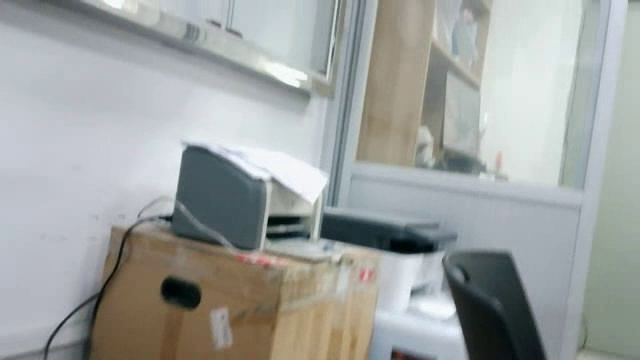
#> input picture frame 35 of online/basic/original_output.mp4, 640 x 360 px
$ python PSNR.py
#> lines starting #> are read from the running program, lines starting #| are printed output that depends on the picture; pictures that were not available may be replaced by others from this repository, and a replacement may not be noted
import cv2
import numpy as np
import matplotlib.pyplot as plt
from matplotlib import rcParams
import math

# 设置中文字体支持
rcParams['font.sans-serif'] = ['SimHei', 'Arial Unicode MS', 'DejaVu Sans']
rcParams['axes.unicode_minus'] = False


class VideoStabilizationPSNR:
    """视频稳像前后PSNR测量与可视化工具"""

    def __init__(self):
        pass

    def calculate_psnr(self, img1, img2, max_pixel_value=255.0):
        """
        计算两帧之间的PSNR

        参数:
            img1: 参考帧
            img2: 对比帧
            max_pixel_value: 像素最大值

        返回:
            psnr: 峰值信噪比（dB）
        """
        # 确保图像尺寸一致
        if img1.shape != img2.shape:
            img2 = cv2.resize(img2, (img1.shape[1], img1.shape[0]))

        # 转换为float类型
        img1 = img1.astype(np.float64)
        img2 = img2.astype(np.float64)

        # 计算均方误差（MSE）
        mse = np.mean((img1 - img2) ** 2)

        # 如果MSE为0，说明两图像完全相同
        if mse < 1e-10:
            return 100.0  # 返回一个很高的值

        # 计算PSNR
        psnr = 20 * math.log10(max_pixel_value / math.sqrt(mse))

        return psnr

    def calculate_video_psnr(self, original_video_path, stabilized_video_path):
        """
        计算稳像前后视频的PSNR（相邻帧对比，评估时域稳定性）

        参数:
            original_video_path: 稳像前视频路径
            stabilized_video_path: 稳像后视频路径

        返回:
            frame_numbers: 帧序号列表
            psnr_before: 稳像前相邻帧PSNR列表
            psnr_after: 稳像后相邻帧PSNR列表
        """
#> called with original_video_path = 'original_output.mp4', stabilized_video_path = 'stabilized_output.mp4'
        cap_original = cv2.VideoCapture(original_video_path)
        cap_stabilized = cv2.VideoCapture(stabilized_video_path)

        if not cap_original.isOpened() or not cap_stabilized.isOpened():
            raise ValueError("无法打开视频文件，请检查路径是否正确！")

        psnr_before_list = []
        psnr_after_list = []
        frame_numbers = []

        # 读取第一帧
        ret_orig, prev_frame_orig = cap_original.read()
#> prev_frame_orig is the input picture: shape (360, 640, 3); mean B, G, R 160.7, 162.7, 158.6
        ret_stab, prev_frame_stab = cap_stabilized.read()

        if not ret_orig or not ret_stab:
            raise ValueError("无法读取视频第一帧！")

        frame_count = 1

        print("开始处理视频...")
        print(f"视频分辨率: {prev_frame_orig.shape[1]}x{prev_frame_orig.shape[0]}")
#| 视频分辨率: 640x360

        while True:
            ret_orig, curr_frame_orig = cap_original.read()
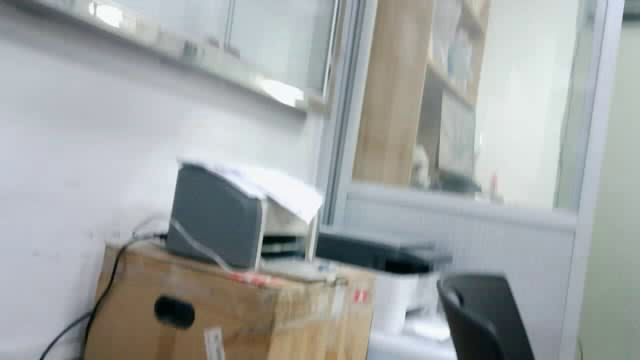
#> input picture frame 36 of online/basic/original_output.mp4, 640 x 360 px
#> curr_frame_orig is the input picture: shape (360, 640, 3); mean B, G, R 164.9, 165.5, 161.1
            ret_stab, curr_frame_stab = cap_stabilized.read()

            if not ret_orig or not ret_stab:
                break

            # 计算稳像前相邻帧的PSNR
            psnr_before = self.calculate_psnr(prev_frame_orig, curr_frame_orig)
#> in calculate_psnr, `mse = np.mean((img1 - img2) ** 2)`: mse = 1406.4
#> in calculate_psnr, `psnr = 20 * math.log10(max_pixel_value / math.sqrt(mse))`: psnr = 16.65
#> psnr_before = 16.65
            psnr_before_list.append(psnr_before)

            # 计算稳像后相邻帧的PSNR
            psnr_after = self.calculate_psnr(prev_frame_stab, curr_frame_stab)
#> psnr_after = 16.65
            psnr_after_list.append(psnr_after)

            frame_numbers.append(frame_count)
            frame_count += 1

            # 更新前一帧
            prev_frame_orig = curr_frame_orig
            prev_frame_stab = curr_frame_stab

            if frame_count % 30 == 0:
                print(f"已处理 {frame_count} 帧 | 稳像前PSNR: {psnr_before:.2f} dB | 稳像后PSNR: {psnr_after:.2f} dB")

        cap_original.release()
        cap_stabilized.release()

        print(f"\n处理完成！共处理 {frame_count} 帧")

        return frame_numbers, psnr_before_list, psnr_after_list

    # [112 lines left out: functions plot_psnr_comparison, generate_report, not called in this run]

    def analyze(self, original_video_path, stabilized_video_path,
                title="视频稳像PSNR对比",
                output_image="psnr_comparison.png",
                output_report="psnr_report.txt"):
        """
        一键完成所有分析（计算+绘图+报告）

        参数:
            original_video_path: 稳像前视频路径
            stabilized_video_path: 稳像后视频路径
            title: 图表标题
            output_image: 输出图片路径
            output_report: 输出报告路径
        """
        # 计算PSNR
        frame_numbers, psnr_before, psnr_after = self.calculate_video_psnr(
            original_video_path,
            stabilized_video_path
        )

        # 绘制对比图
        self.plot_psnr_comparison(
            frame_numbers,
            psnr_before,
            psnr_after,
            title=title,
            output_path=output_image
        )

        # 生成报告
        self.generate_report(
            frame_numbers,
            psnr_before,
            psnr_after,
            output_path=output_report
        )


# ==================== 使用示例 ====================

def main():
    """主函数"""

    # 创建分析器
    analyzer = VideoStabilizationPSNR()

    # 方式1: 一键分析（推荐）
    analyzer.analyze(
        original_video_path="original_output.mp4",
        stabilized_video_path="stabilized_output.mp4",
        title="稳像PSNR对比",
        output_image="psnr_result.png",
        output_report="psnr_report.txt"
    )

    # 方式2: 分步操作（更灵活）
    # frame_numbers, psnr_before, psnr_after = analyzer.calculate_video_psnr(
    #     "original_video.mp4",
    #     "stabilized_video.mp4"
    # )
    #
    # analyzer.plot_psnr_comparison(
    #     frame_numbers, psnr_before, psnr_after,
    #     output_path="my_result.png"
    # )
    #
    # analyzer.generate_report(
    #     frame_numbers, psnr_before, psnr_after,
    #     output_path="my_report.txt"
    # )


if __name__ == "__main__":
    main()

$ run again, starting later in the video
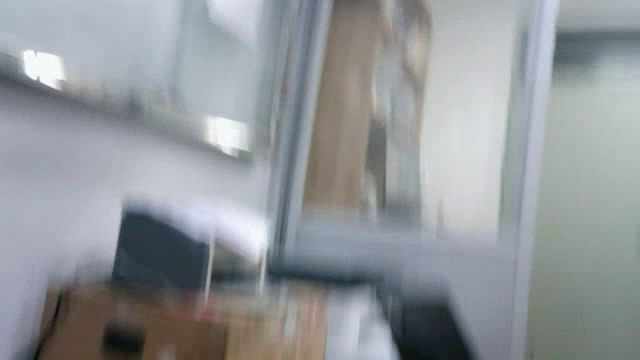
#> input picture frame 160 of online/basic/original_output.mp4, 640 x 360 px
#> in calculate_video_psnr, prev_frame_orig is the input picture: shape (360, 640, 3); mean B, G, R 154, 150.6, 146.3
#| 视频分辨率: 640x360
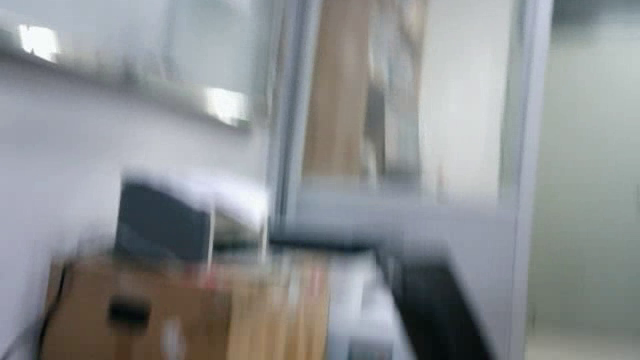
#> input picture frame 161 of online/basic/original_output.mp4, 640 x 360 px
#> in calculate_video_psnr, curr_frame_orig is the input picture: shape (360, 640, 3); mean B, G, R 145.6, 143.7, 140.3
#> mse = 1359.2
#> psnr = 16.8

$ run again, starting later in the video
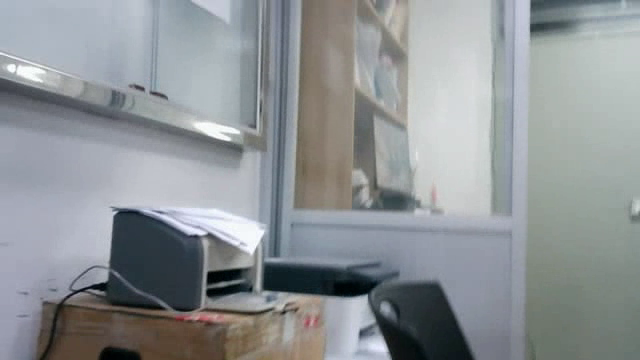
#> input picture frame 284 of online/basic/original_output.mp4, 640 x 360 px
#> in calculate_video_psnr, prev_frame_orig is the input picture: shape (360, 640, 3); mean B, G, R 149.6, 146.8, 142.2
#| 视频分辨率: 640x360
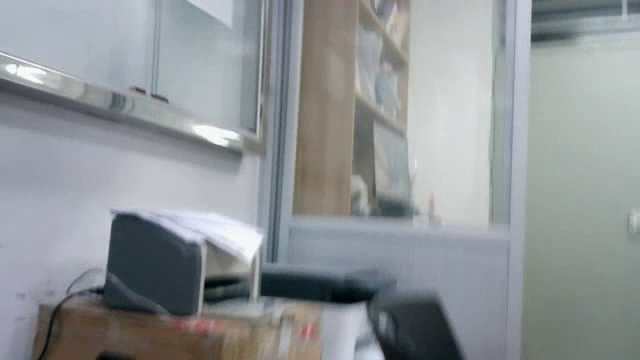
#> input picture frame 285 of online/basic/original_output.mp4, 640 x 360 px
#> in calculate_video_psnr, curr_frame_orig is the input picture: shape (360, 640, 3); mean B, G, R 151.5, 148.7, 143.7
#> mse = 484.7
#> psnr = 21.28
